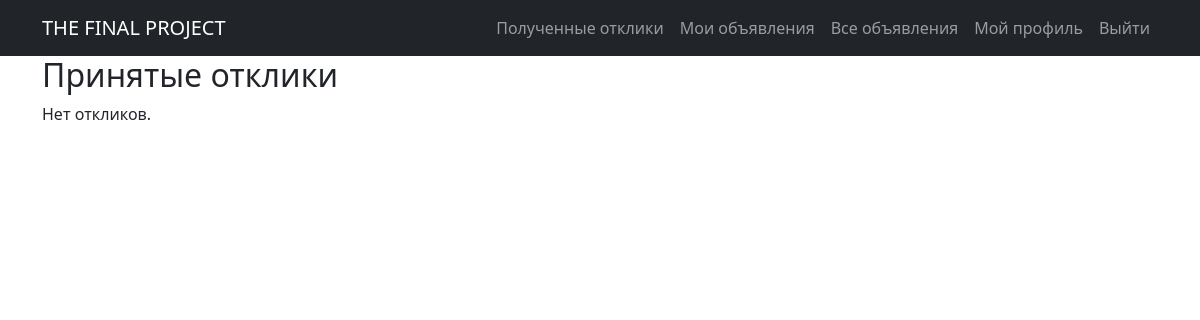
Page /responses/accepted/ (signed in) on the earlier database version.
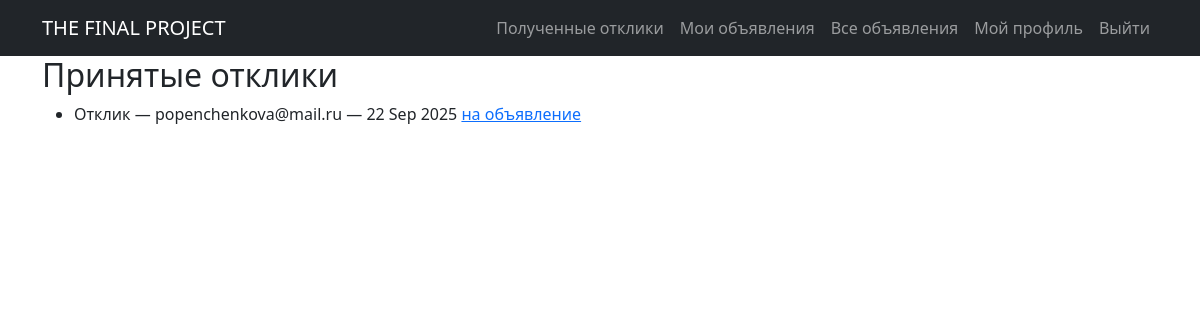
Same page on the later database version.
### board/models.py (models this page shows, shortened)
class Response(models.Model):
    poster = models.ForeignKey(Poster, on_delete=models.CASCADE)
    sender = models.ForeignKey(User, on_delete=models.CASCADE, related_name='addresser')
    receiver = models.ForeignKey(User, on_delete=models.CASCADE, related_name = 'recipient')
    status = models.BooleanField(default=False)
    response = models.TextField(max_length=10000, blank=True)
    response_origin = models.DateTimeField(auto_now_add=True)

### board/views.py (the view)
# urls.py: path('responses/accepted/', AcceptedResponses.as_view(), name='accepted_responses'),
class AcceptedResponses(ListView):
    model = Response
    template_name = 'accepted_responses.html'
    context_object_name = 'accepted_responses'
    paginate_by = 10
    def get_queryset(self):
        user = self.request.user
        return Response.objects.filter(receiver=user, status=True).order_by('-response_origin')

### templates/accepted_responses.html
{% extends 'base.html' %}
{% block content %}
    <h2>Принятые отклики </h2>
    {% if accepted_responses %}
        <ul>
            {% for resp in accepted_responses %}
                <li>
                    {{ resp.response }} — {{ resp.sender.username }} — {{ resp.response_origin|date:"d M Y" }}
                    <a href="{% url 'poster_detail' resp.poster.id %}"> на объявление</a>
                </li>
            {% endfor %}
        </ul>
    {% else %}
        <p>Нет откликов.</p>
    {% endif %}
{% endblock %}

Differences in the rows shown:
added Response: response "Отклик", sender.username "popenchenkova@mail.ru", response_origin "22 Sep 2025"
Other differences:
text no longer shown: "Нет откликов."
